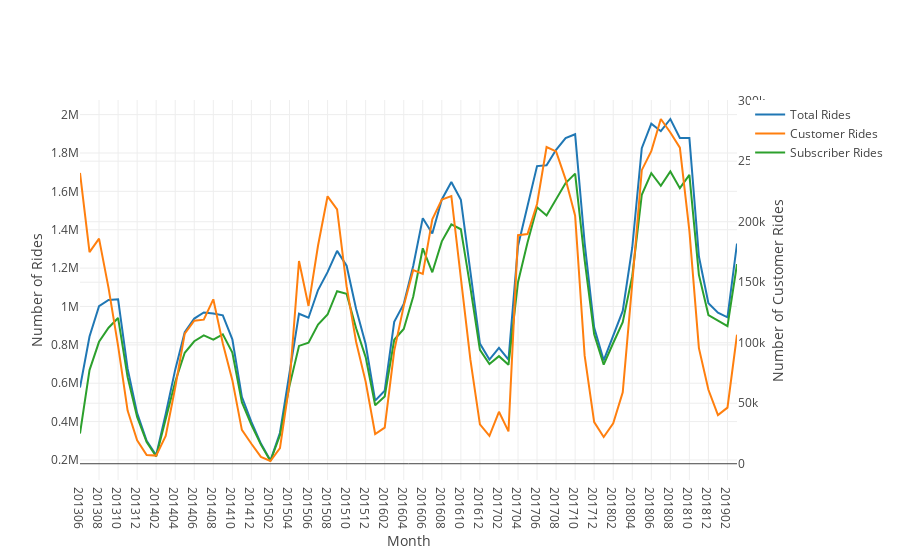

The cell this chart's notebook holds for it:
### Markdown cell above
### Form the graph below we can see that both Subscriber and Customer rides fluctuate thorought the year, but the general trend is an increase for both.

### Code cell
#here i am using plotly instead to plot the data. note: here I told x axis station ids to be a catagory 
#in the layout section, this is because as they are, they are plotted as numbers

#define each line individually 
trace_total = go.Scatter(x= df_stats_sorted['month'],y=df_stats_sorted['Total rides'], name= 'Total Rides')
trace_cust = go.Scatter(x= df_stats_sorted['month'],y=df_stats_sorted['Customers'], name= 'Customer Rides', yaxis='y2')
trace_Subs = go.Scatter(x= df_stats_sorted['month'],y=df_stats_sorted['Subscribers'], name= 'Subscriber Rides')

#commit it to data
data_total=[trace_total, trace_cust, trace_Subs]

#adjust the layout settings
layout_total = go.Layout(xaxis=dict(type='category', title='Month'),yaxis=dict(title='Number of Rides'), yaxis2=dict(title='Number of Customer Rides', overlaying='y', side='right'))

#commit to figure
fig = go.Figure(data=data_total, layout=layout_total)
#plot in notebook
plotly.offline.iplot(fig, filename='Rides.html')
